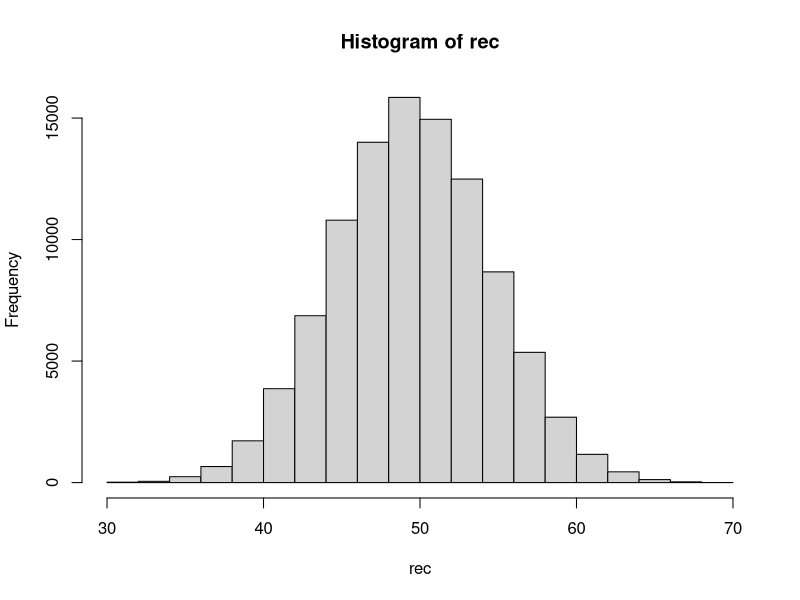

Here is the R script that generated this plot:
### Sample_3_1.r
### コイン100回投げシミュレーション用スクリプト

S <- 100000 # シミュレーション回数
rec <- numeric(S) # 結果記録用のリスト
coin <- c(1, 0) # コインの表裏を定義
for (i in 1:S) {
  # 繰り返し開始
  z <- sample(coin, 100, replace = TRUE) # コイン投げを実行
  rec[i] <- sum(z) # 表が出た回数を計算
}
# 繰り返し終了
hist(rec) # ヒストグラム作成
summary(rec) # 基本統計量を計算
count <- (rec == 50) # 事象Aの成立回数をカウント
mean(count) # 事象Aの成立する確率を計算
